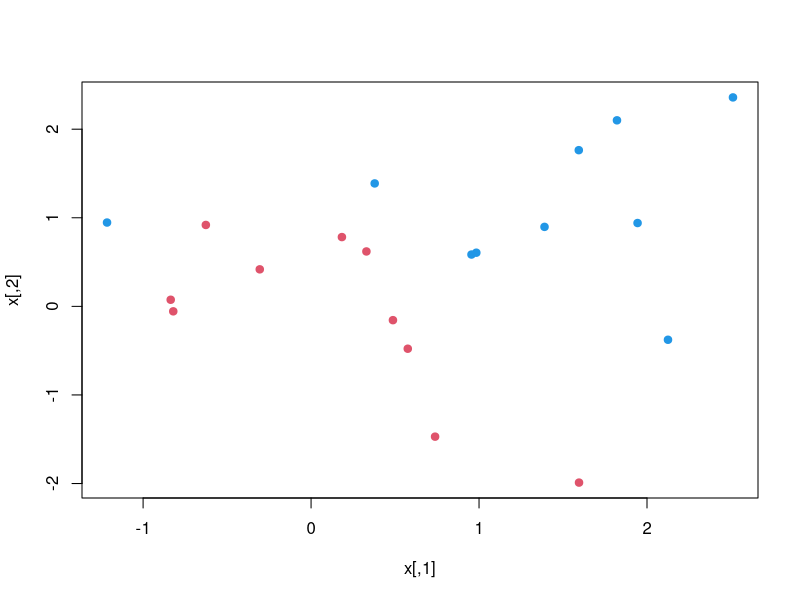
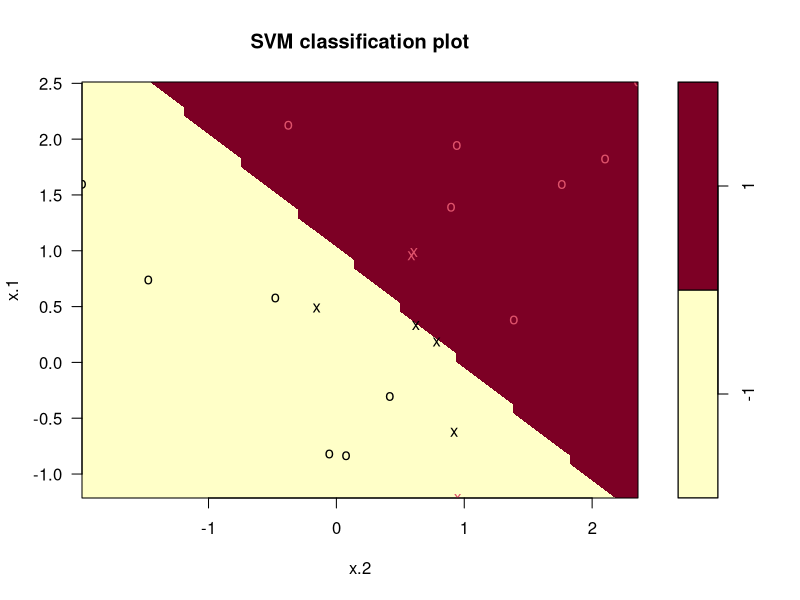
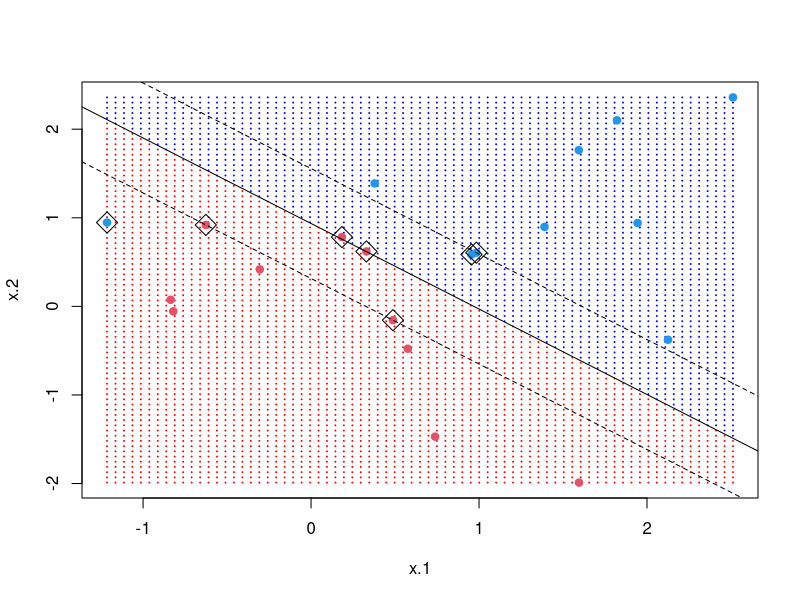
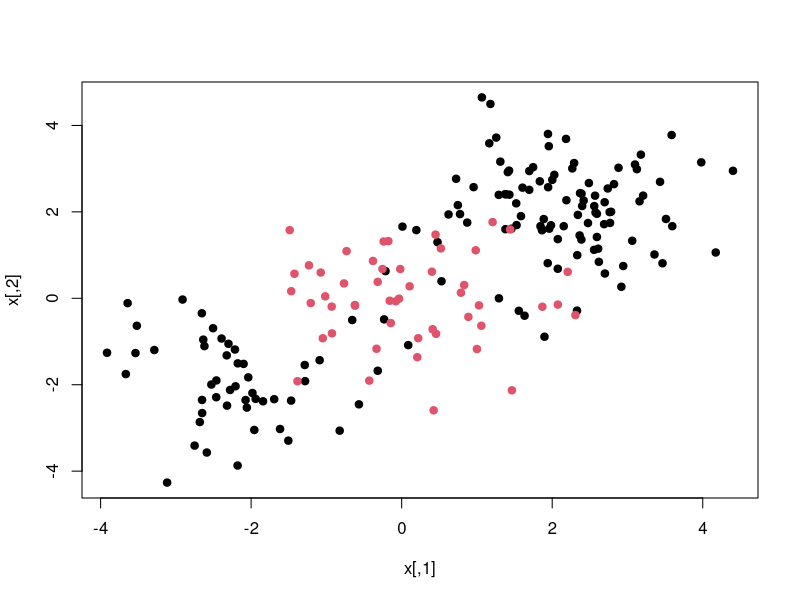
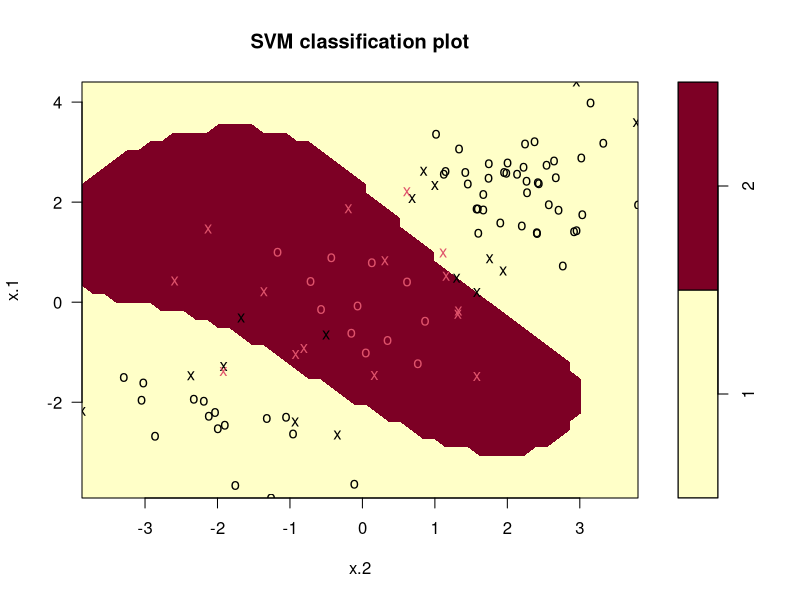

These figures' R source, in order:
## Lab9: Support Vector Machines
library(e1071)

## Lab 9.1: Support Vector Classifier
set.seed(1)
## We begin by generating the observations, which belong to two classes
x <-matrix(rnorm(20*2), ncol=2)
y <-c(rep(-1,10), rep(1,10))
x[y==1,] <-x[y==1,]+1
## We begin by checking whether the classes are linarly separable
plot(x, col=(3+y), pch=19)
## They are not!


## We fit the support vector classifier, to ask svm() function to perform classification, we must encode the response as a factor variable
## We now create a data frame with the response coded as a factor
dat <-data.frame(x=x, y=as.factor(y))
## svm() function can be used to fit a support vector classifier when the argument kernel="linear" is used
## A cost argument allow us to specifiy the cost of a violation to the margin. (length of the margin)
## When the cost argument is small, the margins will be wide and many support vectors will be on the margin or will violate the margin
svmfit <-svm(y~., data=dat, kernel="linear", cost=10, scale=FALSE)
## You can play with smaller values of the cost argument, cost=0.1
print(svmfit)
## Display the identities of the support vectors
svmfit$index
## Plot the support vector classifier
plot(svmfit, dat)

## The plot looks a little bit jagged here, not too much control on the color and puts x1 and x2 not on a conventional way
## Below is a quick way of generating your own plot
## Read and understand the code by yourself if you donot like the plot function in the e1071 package
##########################################################################################################################
make.grid <-function(x, n=75){
  grange <-apply(x, 2, range)
  x1 <-seq(from=grange[1,1], to=grange[2,1], length=n)
  x2 <-seq(from=grange[1,2], to=grange[2,2], length=n)
  expand.grid(x.1=x1, x.2=x2)
}

xgrid <-make.grid(x)
ygrid <-predict(svmfit, newdata=xgrid)
plot(xgrid, col=c("red","blue")[as.numeric(ygrid)], pch=20, cex=0.2)
points(x, col=y+3, pch=19)
## Display points on the incorrect side of the margin
points(x[svmfit$index,], pch=5, cex=2)
beta <-drop(t(svmfit$coefs) %*% x[svmfit$index,])
beta0 <-svmfit$rho
## plot of linear decision boundary
abline(beta0/beta[2], -beta[1]/beta[2])
## plot of margins
abline((beta0-1)/beta[2], -beta[1]/beta[2], lty=2)
abline((beta0+1)/beta[2], -beta[1]/beta[2], lty=2)
##########################################################################################################################  

## we now use tune() function to perform 10-fold corss validation to determine an optimal cost parameter
set.seed(1)
tune.out <-tune(svm, y~., data=dat, kernel="linear", ranges=list(cost=c(0.001, 0.01, 0.1, 1, 5, 10, 100)))
summary(tune.out)
## we see that cost=0.1 results in the lowest cross validation error rate
## tune() function stores the best model obtained, which can be assessed as follows
bestmod <-tune.out$best.model
summary(bestmod)

## the predict() function is used to predict the class label on a set of test observations
## first generate the test observations
xtest <- matrix(rnorm(20*2), ncol=2)
ytest <-sample(c(-1,1), 20, rep=TRUE)
xtest[ytest==1,] <-xtest[ytest==1,] + 1
testdat <-data.frame(x=xtest, y=as.factor(ytest))
## Now we predict the class labels of these test obervations. Here we use the best model obtained through cross validation in order to make predictions
ypred <-predict(bestmod, testdat)
table(predict=ypred, truth=testdat$y)

## Lab 9.2: Support Vector Machine
## We first genrate some data with non-linear class boundary as follows
set.seed(1)
x <-matrix(rnorm(200*2), ncol=2)
x[1:100, ] <-x[1:100, ] +2
x[101:150, ] <-x[101:150, ] -2
y <-c(rep(1,150), rep(2, 50))
dat <-data.frame(x=x, y=as.factor(y))
## Points are not separable
plot(x, col=y, pch=19)

## randomly split the data into traning and testing groups
train <-sample(200, 100)
## We then fit the traning data using svm() function with a radial kernel with gamma=1 and cost=1
svmfit <-svm(y~., data=dat[train,], kernel="radial", gamma=1, cost=1)
plot(svmfit, dat[train,])
summary(svmfit)

## We can perform cross validation using tune() to select the best choice of gamma and cost for an SVM with a radial kernel
set.seed(1)
tune.out <-tune(svm, y~., data=dat[train,], kernel="radial", ranges=list(cost=c(0.1, 1, 10, 100, 1000), gamma=c(0.5,1,2,3,4)))
summary(tune.out)
tune.out$best.model
## we see that cost=1 and gamma=2 results in the lowest cross validation error rate

## we can view the test set predictions for this model by applying the predict() function to the data
truth= dat[-train, "y"]
pred= predict(tune.out$best.model, newx=dat[-train,])
## Confusion matrix
table(pred,truth)
## Misclassification rate
mean(pred!=truth)

## After the class, you need to follow the textbook for the labs on the following sections
## Section 9.6.3 (ROC Curves)
## Section 9.6.4 (SVM with Multiple Classes)
## Section 9.6.5 (Applications to Gene Expression Data)


